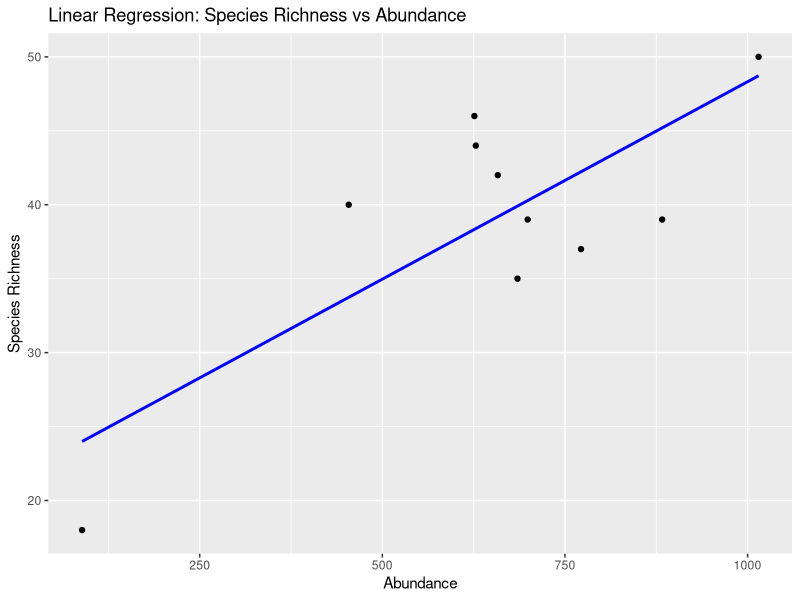
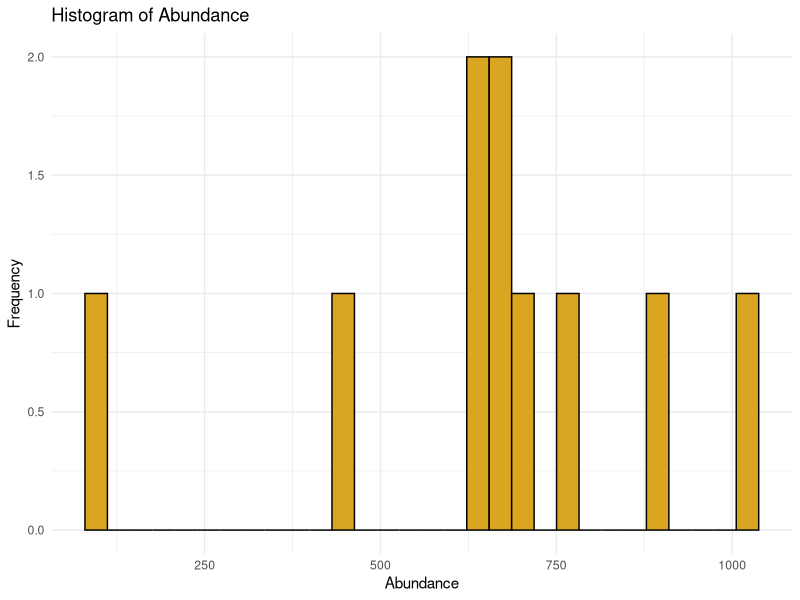
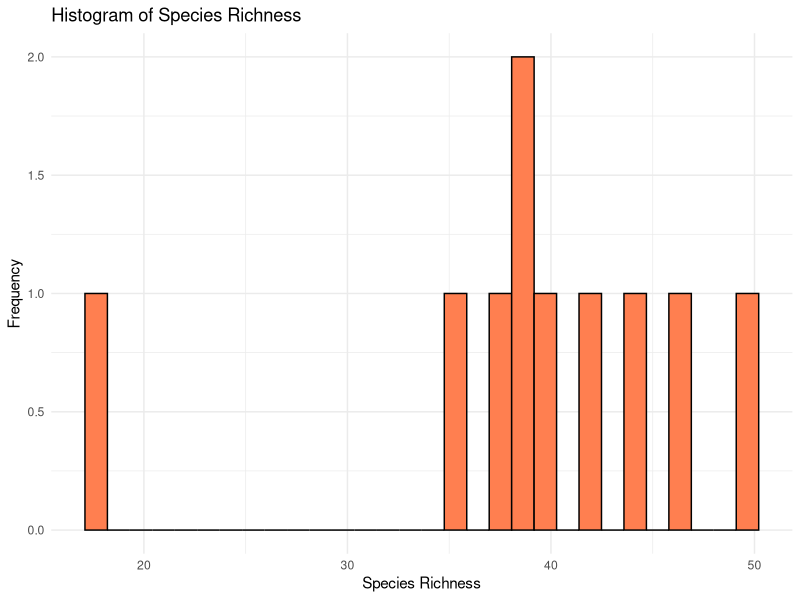

These charts were generated, in order, by the following R code:
## ---- chunk 1
knitr::opts_chunk$set(echo = TRUE)
## ---- chunk 2
library(tidyverse)
x<-read.csv("Raw_data.csv")

#linear regression
regression <- ggplot(x, aes(x = abundance, y = richness)) +
  geom_point() +  
  geom_smooth(method = "lm", se = FALSE, color = "blue") +  
  labs(title = "Linear Regression: Species Richness vs Abundance",
       x = "Abundance",
       y = "Species Richness")
regression

# Generate histograms for both Abundance and Species Richness (S) and store the plots
abundance_histogram <- ggplot(x, aes(x = abundance)) +
  geom_histogram(fill = "goldenrod", color = "black",) +
  labs(title = "Histogram of Abundance", x = "Abundance", y = "Frequency") +
  theme_minimal()
abundance_histogram

richness_histogram <- ggplot(x, aes(x = richness)) +
  geom_histogram(fill = "coral", color = "black", ) + 
  labs(title = "Histogram of Species Richness", x = "Species Richness", y = "Frequency") +
  theme_minimal()
richness_histogram

# Regression Summary Statistics
# store regression summary stats into a new dataframe 
model <- lm(richness~abundance, data=x)
regression_summary <- summary(model)
regression_summary<- as.data.frame(regression_summary$coefficients)
colnames(regression_summary) <- c("Estimate", "StdError", "tValue", "pValue")
regression_summary



